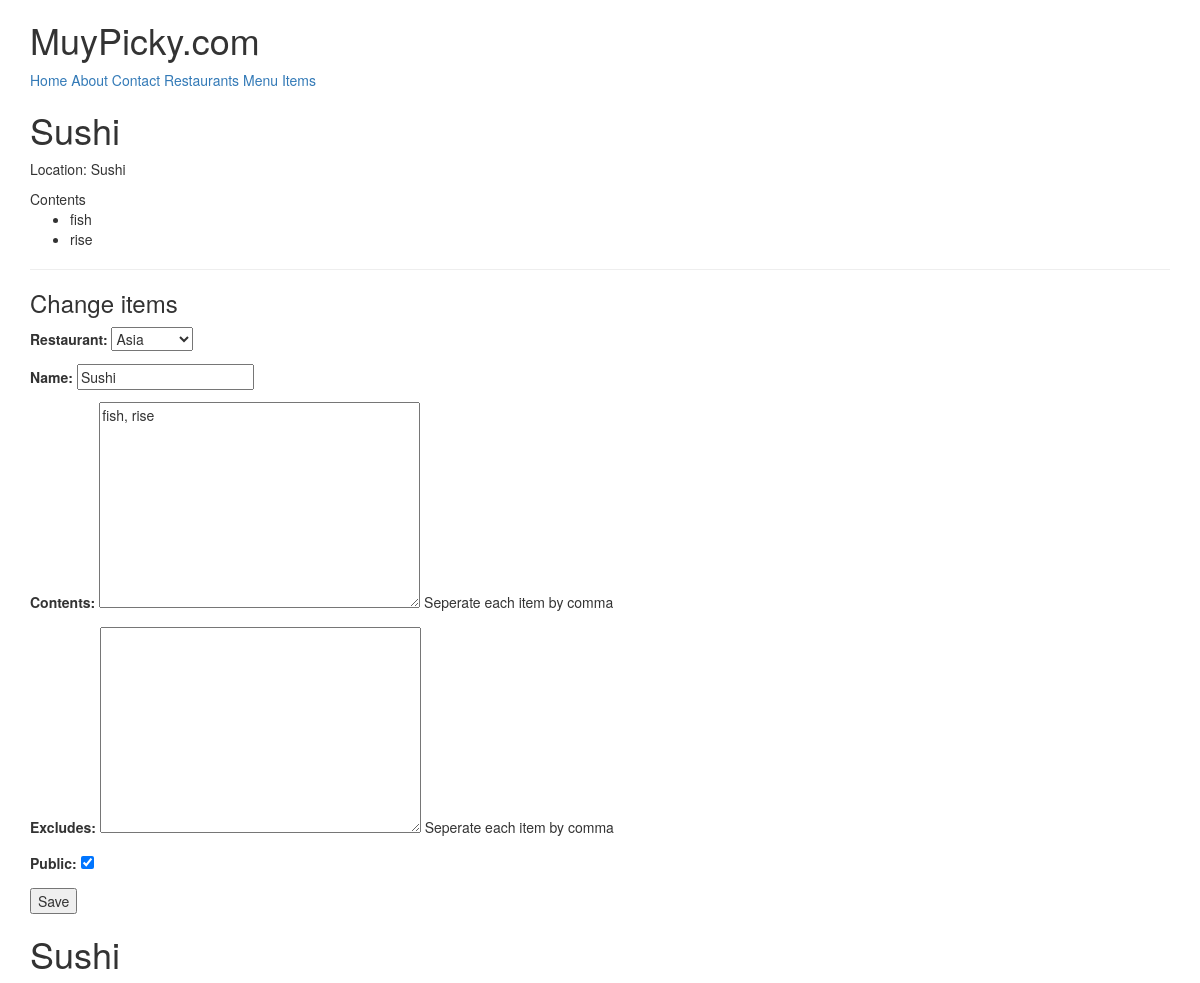
The page /items/4/ (signed in) on the database its author committed.
### menus/models.py (models this page shows, shortened)
class Item(models.Model):
    user        = models.ForeignKey(settings.AUTH_USER_MODEL)
    restaurant  = models.ForeignKey(RestaurantLocation)
    name        = models.CharField(max_length=120)
    contents    = models.TextField(help_text='Seperate each item by comma')
    excludes    = models.TextField(blank=True, null=True, help_text='Seperate each item by comma')
    public      = models.BooleanField(default=True)
    timestamp   = models.DateTimeField(auto_now=True)
    updated     = models.DateTimeField(auto_now=True)
    class Meta:
        ordering = ['-updated', '-timestamp']
    def get_contents(self):
        return self.contents.split(',')

### restaurants/models.py (models this page shows, shortened)
class RestaurantLocation(models.Model):
    owner       = models.ForeignKey(User) #class_instance.model_set.all()
    name        = models.CharField(max_length=120)
    location    = models.CharField(max_length=120, blank=True, null=True)
    category    = models.CharField(max_length=120, blank=True, null=True, validators=[validate_category])
    timestamp   = models.DateTimeField(auto_now=True)
    slug        = models.SlugField(blank=True, null=True)
    objects     = RestaurantLocationManager() #add to Model.objects.all()
    def __str__(self):
        return self.name

### menus/views.py (the view)
# urls.py: url(r'^(?P<pk>\d+)/$',views.ItemUpdateView.as_view(), name='detail'),
class ItemUpdateView(LoginRequiredMixin, UpdateView):
    template_name = 'menus/detail-update.html'
    form_class = ItemForm
    def get_queryset(self):
        return Item.objects.filter(user=self.request.user)
    def get_context_data(self, *args, **kwargs):
        context = super().get_context_data(*args, **kwargs)
        context['title'] = 'Update Item'
        return context
    def get_form_kwargs(self):
        kwargs = super().get_form_kwargs()
        kwargs['user'] = self.request.user
        return kwargs

### menus/forms.py
class ItemForm(forms.ModelForm):
    class Meta:
        model = Item
        fields = [
            'restaurant',
            'name',
            'contents',
            'excludes',
            'public'
        ]
    def __init__(self, user=None, *args, **kwargs):
        print(user)
        super().__init__(*args, **kwargs)
        self.fields['restaurant'].queryset = RestaurantLocation.objects.filter(owner=user) #.exclude(item__isnull=False)-relation between Restaurant and Item class...

### restaurants/models.py (called while the page is built)
    def get_queryset(self):
            return RestaurantLocationQuerySet(self.model, using=self._db)

### menus/templates/menus/detail-update.html (shortened to what this page needs)
{% extends "base.html" %}
{% block content %}
<h1>{{form.instance.name}}</h1>
<p>Location: {{form.instance.name}}</p>
{% if form.instance.contents %}
Contents
<ul>
    {% for item in form.instance.get_contents %}
    <li>{{item }}</li>
    {% endfor %}
</ul>
{% endif %}
<hr/>
<h3>Change items</h3>
{% include "snippets/form-snippet.html" with form=form %}
{% endblock content %}

### templates/snippets/form-snippet.html (shortened to what this page needs)
<form method="POST" action=""> {% csrf_token %}
    {{form.as_p}}
    <button type='submit'>Save</button>
</form>
{% if form.instance %}
<h1>{{form.instance.name}}</h1>
{% endif %}

### rows shown on the page
Item: instance.name "Sushi", restaurant "Asia", contents "fish, rise", public "☑"
RestaurantLocation: name "Sushi"

### other values the page prints
{{ item }} "fish" "rise"
